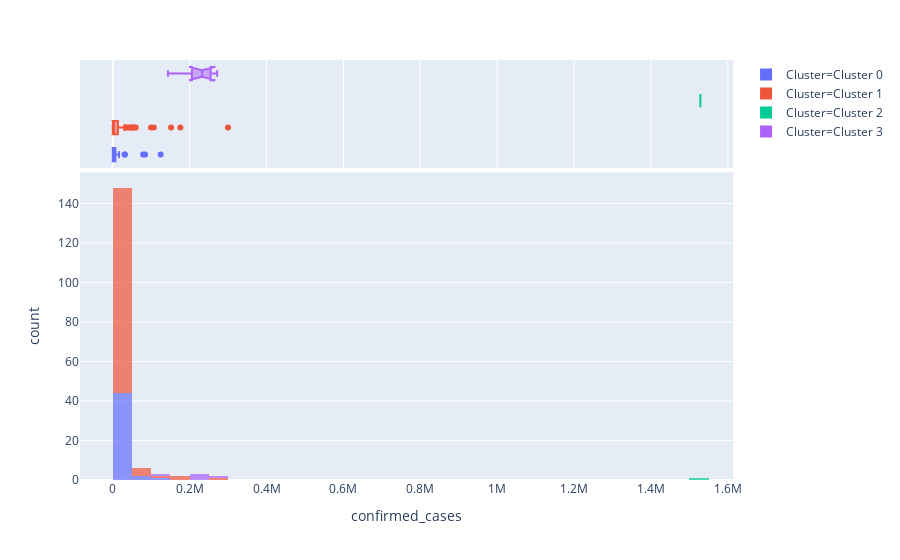

Notebook code cell kept with this figure:
### Code cell
#Also cluster 1 countries have at general low confirmed_cases compared to cluster 3 countries
plot_model(kmeans, plot = 'distribution', feature = 'confirmed_cases')

### Figure 1 — Plotly figure (JSON) as saved in the notebook; plotly's stock layout.template omitted (floating-point values rounded to 4 significant figures; data arrays with more than 128 entries replaced by an {"elided": "..."} marker saying what was removed)
{"data": [{"alignmentgroup": "True", "bingroup": "x", "hoverlabel": {"namelength": 0}, "hovertemplate": "Cluster=Cluster 0<br>confirmed_cases=%{x}<br>count=%{y}", "legendgroup": "Cluster=Cluster 0", "marker": {"color": "#636efa", "opacity": 0.7}, "name": "Cluster=Cluster 0", "offsetgroup": "Cluster=Cluster 0", "orientation": "v", "showlegend": true, "type": "histogram", "x": [124603, 19, 1791, 6399, 0, 1802, 6096, 2232, 8, 1055, 1153, 11110, 3598, 141, 25, 914, 130, 712, 16257, 3958, 7068, 326, 71, 761, 1502, 2617, 45, 11, 2292, 167, 1467, 509, 42, 772, 806, 440, 31508, 8647, 16385, 30799, 146, 8257, 79101, 10733, 3529, 140, 84065], "xaxis": "x", "yaxis": "y"}, {"alignmentgroup": "True", "customdata": {"elided": "47x5 mixed values"}, "hoverlabel": {"namelength": 0}, "hovertemplate": "Cluster=%{customdata[4]}<br>confirmed_cases=%{customdata[2]}<br>country_name=%{customdata[0]}<br>stringency_index=%{customdata[1]}<br>deaths=%{customdata[3]}", "legendgroup": "Cluster=Cluster 0", "marker": {"color": "#636efa"}, "name": "Cluster=Cluster 0", "notched": true, "offsetgroup": "Cluster=Cluster 0", "showlegend": false, "type": "box", "x": [124603, 19, 1791, 6399, 0, 1802, 6096, 2232, 8, 1055, 1153, 11110, 3598, 141, 25, 914, 130, 712, 16257, 3958, 7068, 326, 71, 761, 1502, 2617, 45, 11, 2292, 167, 1467, 509, 42, 772, 806, 440, 31508, 8647, 16385, 30799, 146, 8257, 79101, 10733, 3529, 140, 84065], "xaxis": "x2", "yaxis": "y2"}, {"alignmentgroup": "True", "bingroup": "x", "hoverlabel": {"namelength": 0}, "hovertemplate": "Cluster=Cluster 1<br>confirmed_cases=%{x}<br>count=%{y}", "legendgroup": "Cluster=Cluster 1", "marker": {"color": "#EF553B", "opacity": 0.7}, "name": "Cluster=Cluster 1", "offsetgroup": "Cluster=Cluster 1", "orientation": "v", "showlegend": true, "type": "histogram", "x": [2805, 299941, 17200, 125, 11044, 101, 882, 46, 16935, 534, 335, 649, 21, 193, 7653, 58, 655, 2591, 570, 829, 29432, 19268, 9867, 45898, 6978, 332, 7023, 1027, 68, 11, 233, 963, 6969, 106750, 154, 365, 34151, 16, 1887, 324, 420, 411, 4481, 7532, 3518, 954, 749, 1495, 738, 24251, 18496, 2955, 2133, 11, 2840, 24, 707, 1502, 13484, 7377, 13223, 1518, 176007, 2880, 918, 2153, 49579, 30535, 25, 90, 125, 18, 2319, 25121, 55791, 8796, 25063, 949, 50, 1731, 16650, 3611, 520, 18876, 260, 151615, 1044, 116, 3034, 545, 208, 285, 1498, 28794, 59854, 308, 17191, 12942, 35606, 901, 1270, 16764, 1, 6340, 54346, 99483, 989, 81, 6401, 44249, 402, 5671], "xaxis": "x", "yaxis": "y"}, {"alignmentgroup": "True", "customdata": {"elided": "112x5 mixed values"}, "hoverlabel": {"namelength": 0}, "hovertemplate": "Cluster=%{customdata[4]}<br>confirmed_cases=%{customdata[2]}<br>country_name=%{customdata[0]}<br>stringency_index=%{customdata[1]}<br>deaths=%{customdata[3]}", "legendgroup": "Cluster=Cluster 1", "marker": {"color": "#EF553B"}, "name": "Cluster=Cluster 1", "notched": true, "offsetgroup": "Cluster=Cluster 1", "showlegend": false, "type": "box", "x": [2805, 299941, 17200, 125, 11044, 101, 882, 46, 16935, 534, 335, 649, 21, 193, 7653, 58, 655, 2591, 570, 829, 29432, 19268, 9867, 45898, 6978, 332, 7023, 1027, 68, 11, 233, 963, 6969, 106750, 154, 365, 34151, 16, 1887, 324, 420, 411, 4481, 7532, 3518, 954, 749, 1495, 738, 24251, 18496, 2955, 2133, 11, 2840, 24, 707, 1502, 13484, 7377, 13223, 1518, 176007, 2880, 918, 2153, 49579, 30535, 25, 90, 125, 18, 2319, 25121, 55791, 8796, 25063, 949, 50, 1731, 16650, 3611, 520, 18876, 260, 151615, 1044, 116, 3034, 545, 208, 285, 1498, 28794, 59854, 308, 17191, 12942, 35606, 901, 1270, 16764, 1, 6340, 54346, 99483, 989, 81, 6401, 44249, 402, 5671], "xaxis": "x2", "yaxis": "y2"}, {"alignmentgroup": "True", "bingroup": "x", "hoverlabel": {"namelength": 0}, "hovertemplate": "Cluster=Cluster 2<br>confirmed_cases=%{x}<br>count=%{y}", "legendgroup": "Cluster=Cluster 2", "marker": {"color": "#00cc96", "opacity": 0.7}, "name": "Cluster=Cluster 2", "offsetgroup": "Cluster=Cluster 2", "orientation": "v", "showlegend": true, "type": "histogram", "x": [1528568], "xaxis": "x", "yaxis": "y"}, {"alignmentgroup": "True", "customdata": [["United States", 68.41, 1528568, 91921, "Cluster 2"]], "hoverlabel": {"namelength": 0}, "hovertemplate": "Cluster=%{customdata[4]}<br>confirmed_cases=%{customdata[2]}<br>country_name=%{customdata[0]}<br>stringency_index=%{customdata[1]}<br>deaths=%{customdata[3]}", "legendgroup": "Cluster=Cluster 2", "marker": {"color": "#00cc96"}, "name": "Cluster=Cluster 2", "notched": true, "offsetgroup": "Cluster=Cluster 2", "showlegend": false, "type": "box", "x": [1528568], "xaxis": "x2", "yaxis": "y2"}, {"alignmentgroup": "True", "bingroup": "x", "hoverlabel": {"namelength": 0}, "hovertemplate": "Cluster=Cluster 3<br>confirmed_cases=%{x}<br>count=%{y}", "legendgroup": "Cluster=Cluster 3", "marker": {"color": "#ab63fa", "opacity": 0.7}, "name": "Cluster=Cluster 3", "offsetgroup": "Cluster=Cluster 3", "orientation": "v", "showlegend": true, "type": "histogram", "x": [271628, 248818, 232555, 143427, 226699], "xaxis": "x", "yaxis": "y"}, {"alignmentgroup": "True", "customdata": [["Brazil", 75.15, 271628, 17971, "Cluster 3"], ["United Kingdom", 73.01, 248818, 35341, "Cluster 3"], ["Spain", 83.07, 232555, 27888, "Cluster 3"], ["France", 83.46, 143427, 28022, "Cluster 3"], ["Italy", 68.78, 226699, 32169, "Cluster 3"]], "hoverlabel": {"namelength": 0}, "hovertemplate": "Cluster=%{customdata[4]}<br>confirmed_cases=%{customdata[2]}<br>country_name=%{customdata[0]}<br>stringency_index=%{customdata[1]}<br>deaths=%{customdata[3]}", "legendgroup": "Cluster=Cluster 3", "marker": {"color": "#ab63fa"}, "name": "Cluster=Cluster 3", "notched": true, "offsetgroup": "Cluster=Cluster 3", "showlegend": false, "type": "box", "x": [271628, 248818, 232555, 143427, 226699], "xaxis": "x2", "yaxis": "y2"}], "layout": {"barmode": "relative", "legend": {"tracegroupgap": 0}, "margin": {"t": 60}, "xaxis": {"anchor": "y", "domain": [0, 1], "title": {"text": "confirmed_cases"}}, "xaxis2": {"anchor": "y2", "domain": [0, 1], "matches": "x", "showgrid": true, "showticklabels": false}, "yaxis": {"anchor": "x", "domain": [0, 0.7326], "title": {"text": "count"}}, "yaxis2": {"anchor": "x2", "domain": [0.7426, 1], "matches": "y2", "showgrid": false, "showline": false, "showticklabels": false, "ticks": ""}}}
